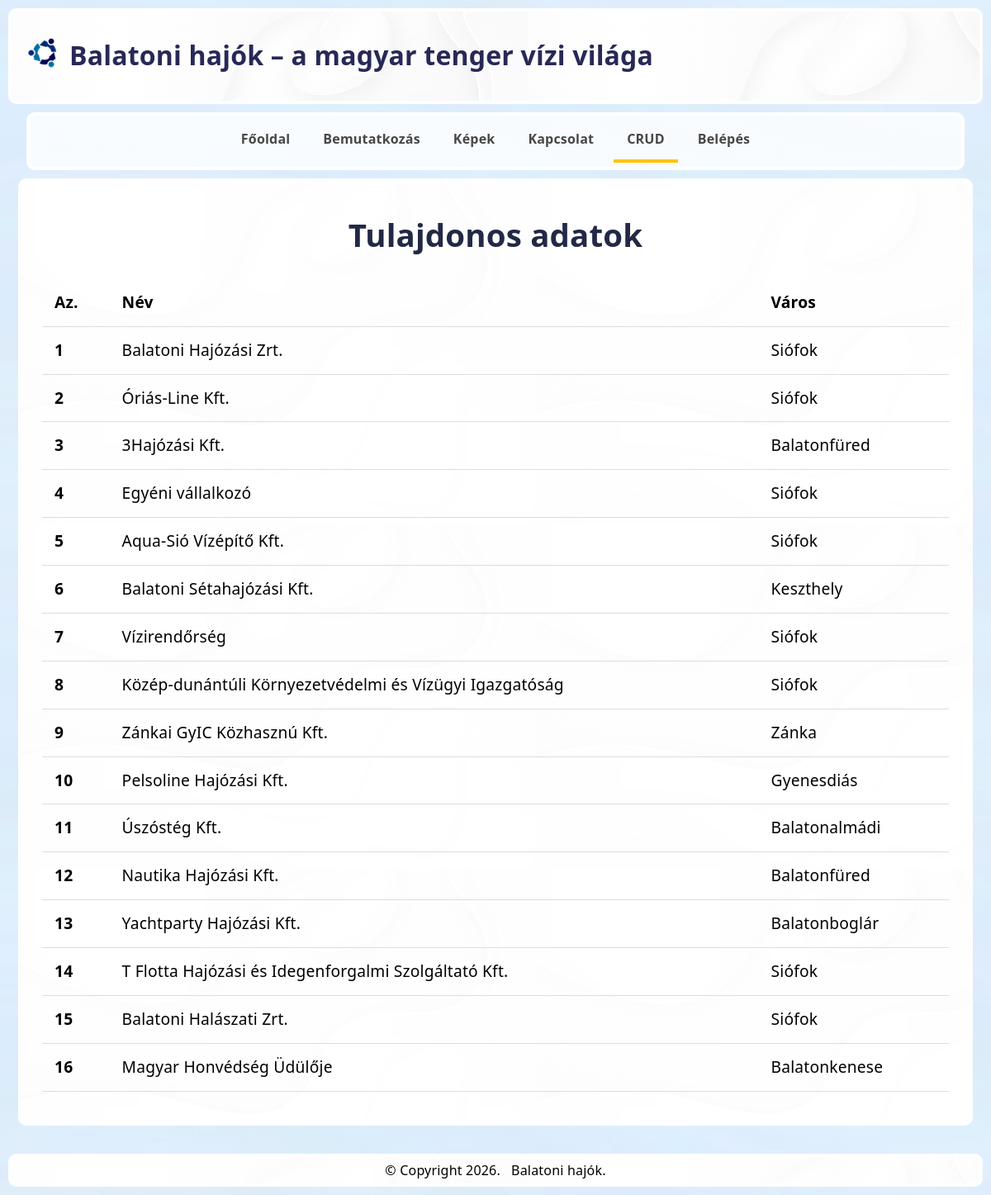
The app's page /crud with its own data.
### tables this page shows
CREATE TABLE `tulajdonos` (
  `az` int(11) NOT NULL,
  `nev` text NOT NULL,
  `varos` text NOT NULL
);

### index.php (called while the page is built)
<?php
	include('./includes/config.inc.php');
	$oldal = $_SERVER['QUERY_STRING'];
	if ($oldal != "") {
		$oldal = preg_replace('/[?&].*$/', '', $oldal);
		if (isset($oldalak[$oldal]) && file_exists("./templates/pages/{$oldalak[$oldal]['fajl']}.tpl.php")) {
			$keres = $oldalak[$oldal];
		}
		else {
			$keres = $hiba_oldal;
			header("HTTP/1.0 404 Not Found");
		}
	}
	else $keres = $oldalak['/'];
	include('./templates/index.tpl.php');
?>

### includes/config.inc.php (called while the page is built, shortened)
<?php
$fejlec = array(
    'kepforras' => 'logo.png',
    'kepalt'    => 'logo',
    'cim'       => 'Balatoni hajók – a magyar tenger vízi világa',
    'motto'     => ''
);
$lablec = array(
    'copyright' => 'Copyright '.date("Y").'.',
    'ceg'       => 'Balatoni hajók.'
);
$oldalak = array(
    '/'            => array('fajl' => 'fooldal',      'szoveg' => 'Főoldal',     'menun' => array(1,1)),
    'bemutatkozas' => array('fajl' => 'bemutatkozas', 'szoveg' => 'Bemutatkozás','menun' => array(1,1)),
    'kepek'        => array('fajl' => 'kepek',        'szoveg' => 'Képek',       'menun' => array(1,1)),
    'kapcsolat'    => array('fajl' => 'kapcsolat',    'szoveg' => 'Kapcsolat',   'menun' => array(1,1)),
    'uzenetek'     => array('fajl' => 'uzenetek',     'szoveg' => 'Üzenetek',    'menun' => array(0,1)),
    'crud'         => array('fajl' => 'crud',         'szoveg' => 'CRUD',        'menun' => array(1,1)),
    'belepes'      => array('fajl' => 'belepes',      'szoveg' => 'Belépés',     'menun' => array(1,0)),
    'kilepes'      => array('fajl' => 'kilepes',      'szoveg' => 'Kilépés',     'menun' => array(0,1)),
    'belep'        => array('fajl' => 'belep',        'szoveg' => '',            'menun' => array(0,0)),
    'regisztral'   => array('fajl' => 'regisztral',   'szoveg' => '',            'menun' => array(0,0)),
    'hozzaadas'    => array('fajl' => 'hozzaadas',    'szoveg' => '',            'menun' => array(0,0)),
    'modositas'    => array('fajl' => 'modositas',    'szoveg' => '',            'menun' => array(0,0)),
    'muvelet'      => array('fajl' => 'muvelet',      'szoveg' => '',            'menun' => array(0,0)),
    'kapcsolatkuldes' => array('fajl' => 'kapcsolatkuldes', 'szoveg' => '', 'menun' => array(0,0)),
);
?>

### logicals/crud.php (called while the page is built)
<?php
try {
    if($_SERVER['HTTP_HOST'] === 'localhost') {
        $dbh = new PDO('mysql:host=localhost;dbname=gyakorlat7', 'root', '',
                    array(PDO::ATTR_ERRMODE=>PDO::ERRMODE_EXCEPTION));
    } else {
        $dbh = new PDO('mysql:host=localhost;dbname=adatb1_b223va', 'adatb1_b223va', 'zs64GuN?6',
                    array(PDO::ATTR_ERRMODE=>PDO::ERRMODE_EXCEPTION));
    }
    $dbh->query('SET NAMES utf8 COLLATE utf8_hungarian_ci');
    $sqlSelect = "SELECT az, nev, varos FROM tulajdonos ORDER BY az";
    $sth = $dbh->prepare($sqlSelect);
    $sth->execute();
    $tulajdonosok = $sth->fetchAll(PDO::FETCH_ASSOC);
}
catch (PDOException $e) {
    $tulajdonosok = array();
    $crud_hiba = "Hiba: " . $e->getMessage();
}
?>

### templates/pages/crud.tpl.php (the view, shortened to what this page needs)
<!DOCTYPE html>
<html lang="hu">
<head>
    <link rel="stylesheet" href="./styles/stilusCRUD.css" type="text/css">
</head>
<body>
    <div class="container">
        <h1>Tulajdonos adatok</h1>
        <table>
            <tr>
                <th>Az.</th>
                <th>Név</th>
                <th>Város</th>
            </tr>
            <?php if (isset($crud_hiba)) : ?>
                <tr>
                    <td colspan="<?= isset($_SESSION['login']) ? 4 : 3 ?>" class="hiba"><?= htmlspecialchars($crud_hiba) ?></td>
                </tr>
            <?php elseif (! empty($tulajdonosok)) : ?>
                <?php foreach ($tulajdonosok as $tulajdonos) : ?>
                    <tr>
                        <th><?= htmlspecialchars($tulajdonos['az']) ?></th>
                        <td><?= htmlspecialchars($tulajdonos['nev']) ?></td>
                        <td><?= htmlspecialchars($tulajdonos['varos']) ?></td>
                    </tr>
                <?php endforeach; ?>
            <?php else : ?>
                <tr>
                    <td colspan="<?= isset($_SESSION['login']) ? 4 : 3 ?>">Nincs megjeleníthető tulajdonos az adatbázisban.</td>
                </tr>
            <?php endif; ?>
        </table>
    </div>
</body>
</html>

### templates/index.tpl.php (shortened to what this page needs)
<?php
if (file_exists('./logicals/' . $keres['fajl'] . '.php')) {
    include("./logicals/{$keres['fajl']}.php");
}
?>
<!DOCTYPE html>
<html lang="hu">
<head>
    <link rel="stylesheet" href="./styles/stilus.css" type="text/css">
 <link rel="stylesheet" href="./styles/kapcsolat.css">
<link rel="stylesheet" href="./styles/uzenetek.css">
</head>
<body>
<header>
    <?php if (isset($fejlec['kepforras'])) : ?>
        <img src="./images/<?= $fejlec['kepforras'] ?>" alt="<?= $fejlec['kepalt'] ?>">
    <?php endif; ?>
    <h1><?= $fejlec['cim'] ?></h1>
</header>
<div id="wrapper">
    <aside id="nav">
        <nav>
            <ul>
                <?php foreach ($oldalak as $url => $oldal) : ?>
                    <?php
                        $megjelenhet = (!isset($_SESSION['login']) && $oldal['menun'][0])
                                    || (isset($_SESSION['login']) && $oldal['menun'][1]);
                    ?>
                    <?php if ($megjelenhet) : ?>
                        <li <?= ($oldal == $keres) ? 'class="active"' : '' ?>>
                            <a href="<?= ($url == '/') ? '.' : $url ?>">
                                <?= $oldal['szoveg'] ?>
                            </a>
                        </li>
                    <?php endif; ?>
                <?php endforeach; ?>
            </ul>
        </nav>
    </aside>
    <div id="content">
        <?php include("./templates/pages/{$keres['fajl']}.tpl.php"); ?>
    </div>
</div>
<footer>
    <?php if (isset($lablec['copyright'])) : ?>
        &copy; <?= $lablec['copyright'] ?>
    <?php endif; ?>
    <?php if (isset($lablec['ceg'])) : ?>
        <?= $lablec['ceg'] ?>
    <?php endif; ?>
</footer>
</body>
</html>

### styles/stilus.css (style rules this page uses)
html { box-sizing: border-box; }
*, *::before, *::after { box-sizing: inherit; }
body { margin: 0; min-height: 100vh; font-family: system-ui, -apple-system, "Segoe UI", sans-serif; line-height: 1.4; letter-spacing: 0.2px; background: linear-gradient(rgba(255, 255, 255, 0.45), rgba(255,255,255,0.45)), url(../images/hatterkep.jpg); background-size: cover; background-position: center; background-repeat: no-repeat; }
header { border-radius: 10px; border: 0.4vw solid white !important; background: linear-gradient(rgba(255, 255, 255, 0.65), rgba(255,255,255,0.65)), url(../images/hatterkep-csoport.avif); padding: 10px; margin: 10px; color: rgb(40, 40, 88); overflow: hidden; }
header img { float: left; margin: 20px 10px 0px 10px; max-width: 180px; height: auto; }
div#wrapper { margin: 10px; max-width: calc(100% - 20px); padding: 0 0.75rem 1.5rem; }
#nav { margin: 10px; border-radius: 10px; border: 0.4vw solid white !important; background: linear-gradient(rgba(255, 255, 255, 0.8), rgba(255,255,255,0.8)); padding: 5px 10px; }
#nav ul { list-style: none; margin: 0; padding: 0; display: flex; flex-wrap: wrap; justify-content: center; gap: 0.5rem; }
#nav li { margin: 0; }
#nav li.active a { border-bottom: 4px solid rgb(255, 196, 0); }
#nav a { display: inline-block; padding: 0.8rem 1rem; text-decoration: none; font-weight: bold; color: rgb(71, 71, 71); transition: color 0.25s ease, transform 0.2s ease; }
div#content { display: block; width: auto; max-width: 100%; border-radius: 10px; border: 0.2vw solid white !important; background: linear-gradient(rgba(255, 255, 255, 0.9), rgba(255,255,255,0.9)), url(../images/hatterkep-csoport.avif); padding: 15px; font-size: 1.2em; }
footer { border-radius: 10px; margin: 10px; padding: 5px 20px; border: 0.4vw solid white !important; background: linear-gradient(rgba(255, 255, 255, 0.85), rgba(255,255,255,0.85)), url(../images/hatterkep-csoport.avif); text-align: center; }
img { max-width: 100%; height: auto; }

### styles/stilusCRUD.css (style rules this page uses)
.container { width: 100%; max-width: 1400px; }
.container h1 { color: #222945; text-align: center; }
table { width: 100%; border-collapse: collapse; margin-top: 15px; }
th, td { border-bottom: 1px solid #ddd; padding: 15px; }
th { text-align: left; }
.container { padding: 0 0.75rem 1.5rem; margin: 0 auto; }
.container table { width: 100%; }
.container { overflow-x: auto; }

### records on screen
tulajdonos: az "1", nev "Balatoni Hajózási Zrt.", varos "Siófok"
tulajdonos: az "2", nev "Óriás-Line Kft.", varos "Siófok"
tulajdonos: az "3", nev "3Hajózási Kft.", varos "Balatonfüred"
tulajdonos: az "4", nev "Egyéni vállalkozó", varos "Siófok"
tulajdonos: az "5", nev "Aqua-Sió Vízépítő Kft.", varos "Siófok"
tulajdonos: az "6", nev "Balatoni Sétahajózási Kft.", varos "Keszthely"
tulajdonos: az "7", nev "Vízirendőrség", varos "Siófok"
tulajdonos: az "8", nev "Közép-dunántúli Környezetvédelmi és Vízügyi Igazgatóság", varos "Siófok"
tulajdonos: az "9", nev "Zánkai GyIC Közhasznú Kft.", varos "Zánka"
tulajdonos: az "10", nev "Pelsoline Hajózási Kft.", varos "Gyenesdiás"
tulajdonos: az "11", nev "Úszóstég Kft.", varos "Balatonalmádi"
tulajdonos: az "12", nev "Nautika Hajózási Kft.", varos "Balatonfüred"
tulajdonos: az "13", nev "Yachtparty Hajózási Kft.", varos "Balatonboglár"
tulajdonos: az "14", nev "T Flotta Hajózási és Idegenforgalmi Szolgáltató Kft.", varos "Siófok"
tulajdonos: az "15", nev "Balatoni Halászati Zrt.", varos "Siófok"
tulajdonos: az "16", nev "Magyar Honvédség Üdülője", varos "Balatonkenese"

### other values on screen
$fejlec['cim'] "Balatoni hajók – a magyar tenger vízi világa"
$oldal['szoveg'] "Főoldal"
$oldal['szoveg'] "Bemutatkozás"
$oldal['szoveg'] "Képek"
$oldal['szoveg'] "Kapcsolat"
$oldal['szoveg'] "CRUD"
$oldal['szoveg'] "Belépés"
$lablec['copyright'] "Copyright 2026."
$lablec['ceg'] "Balatoni hajók."
